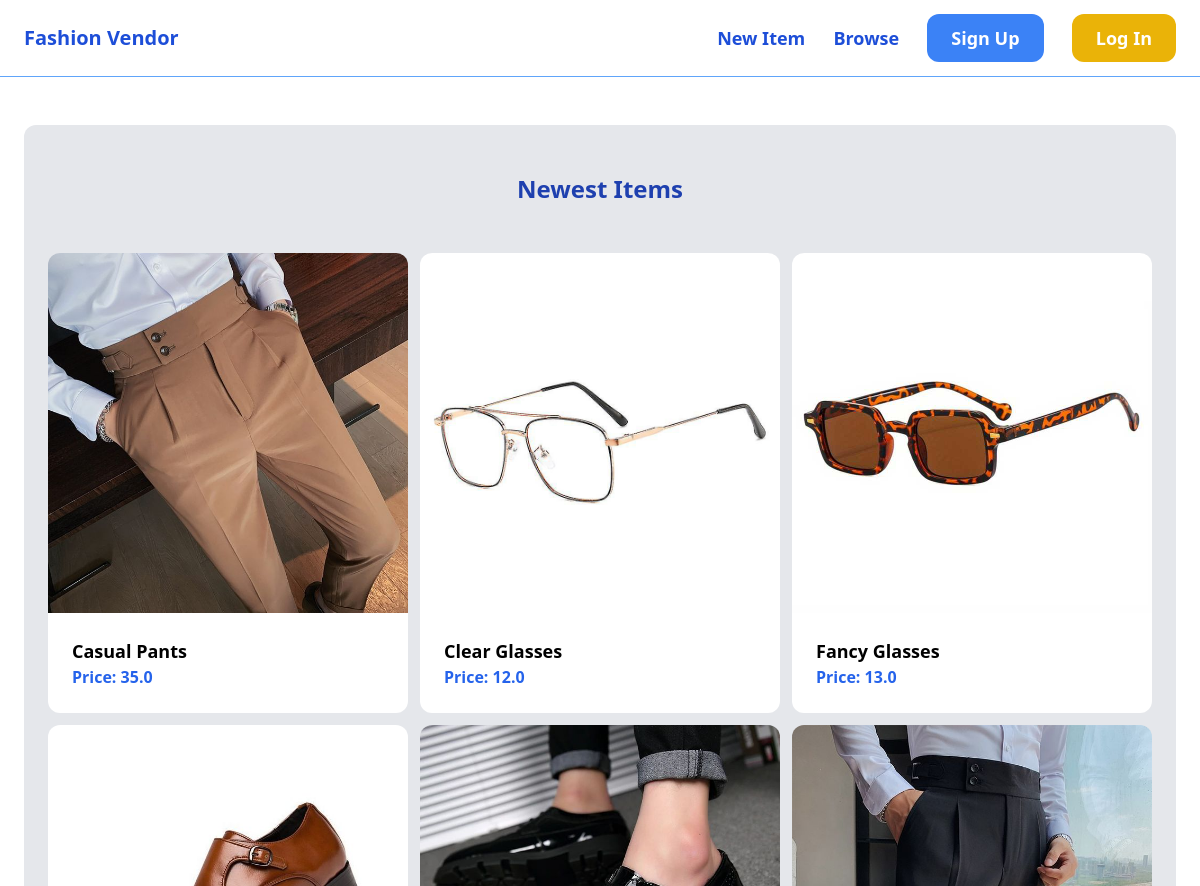
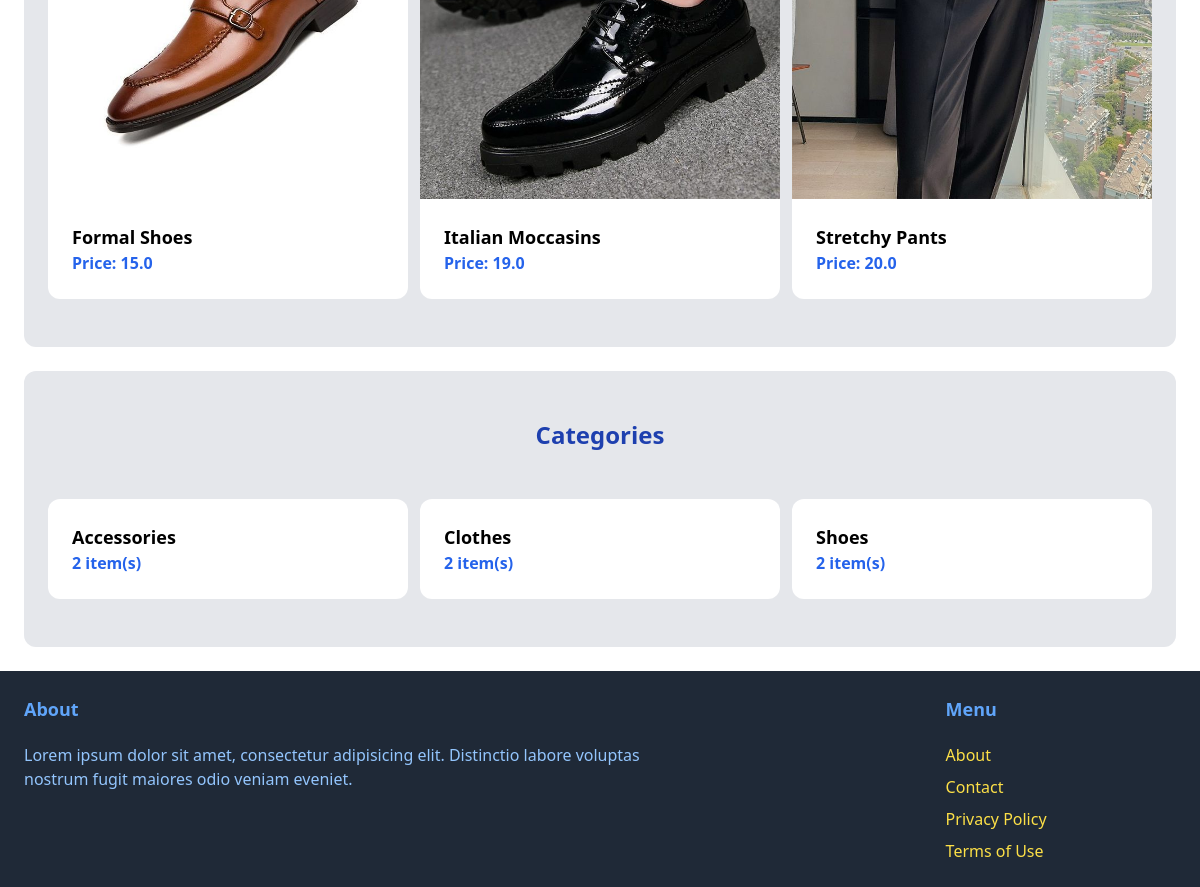
The app's page /, older data (2 pictures, top to bottom).
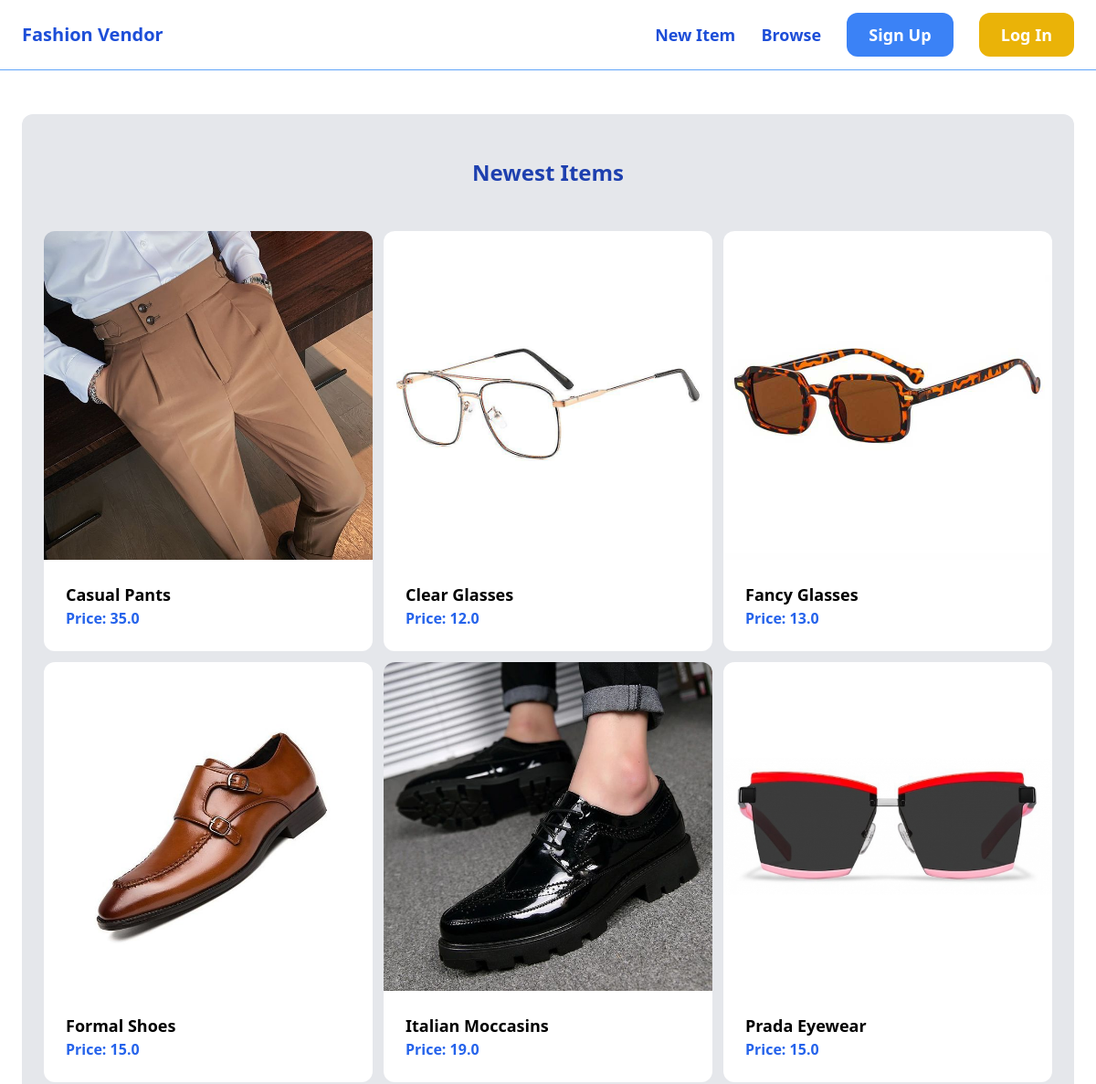
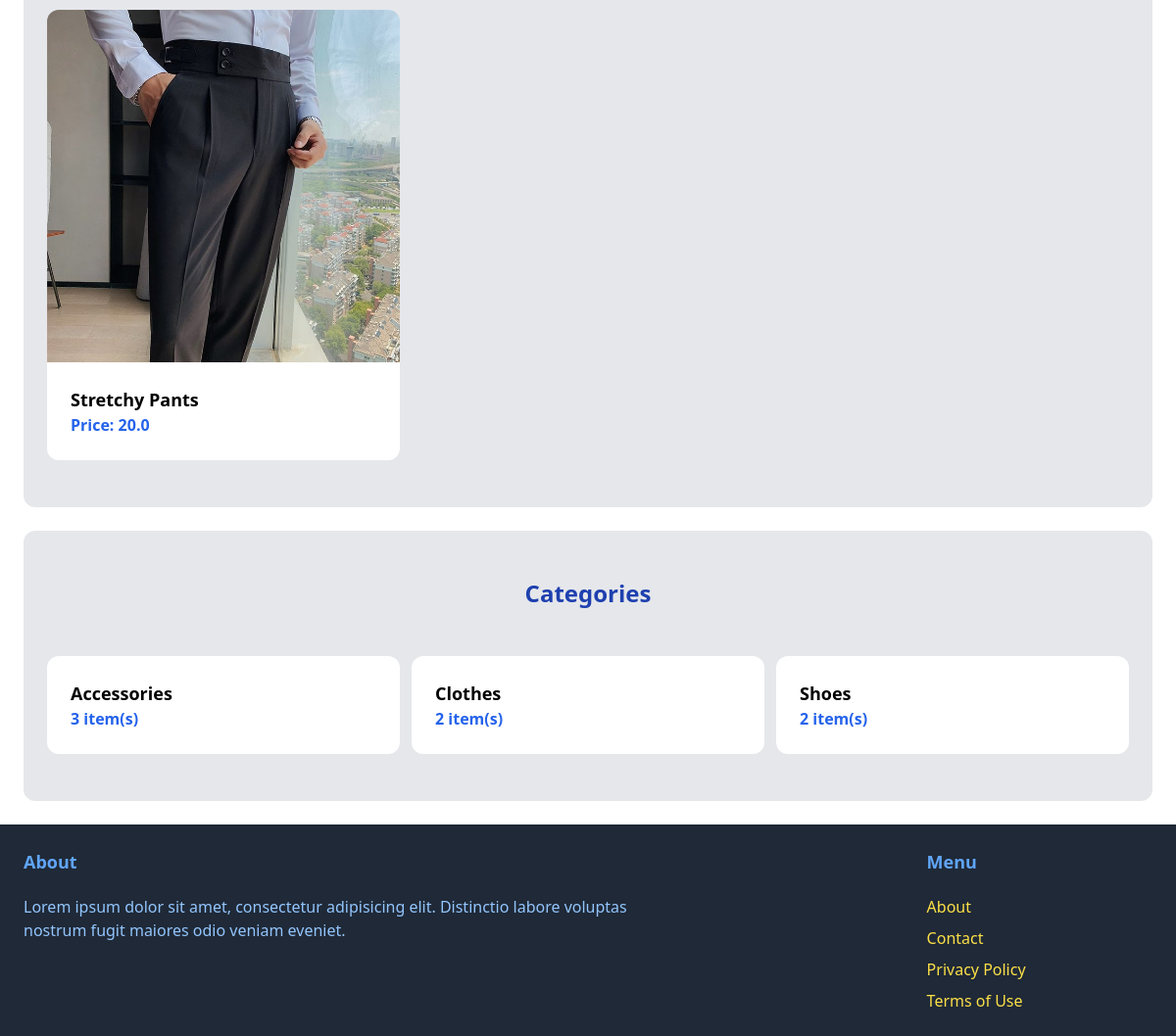
The same page, newer data (2 pictures, top to bottom).
### item/models.py (models this page shows, shortened)
class Item(models.Model):
    category = models.ForeignKey(Category, related_name="items", on_delete=models.CASCADE)
    name = models.CharField(max_length=255)
    description = models.TextField(blank=True, null=True)
    price = models.FloatField()
    image = models.ImageField(upload_to="item_images", blank=True, null=True)
    is_sold = models.BooleanField(default=False)
    created_by = models.ForeignKey(User, related_name="items", on_delete=models.CASCADE)
    created_at = models.DateTimeField(auto_now_add=True)
    class Meta:
        ordering = ("name",)

class Category(models.Model):
    name = models.CharField(max_length=255)
    class Meta:
        ordering = ("name",)
        verbose_name_plural = "Categories"

### core/views.py (the view)
# urls.py: path("", views.index, name="index"),
def index(request):
    items = Item.objects.filter(is_sold=False)
    categories = Category.objects.all()
    return render(
        request, "core/index.html", {"items": items, "categories": categories}
    )

### core/templates/core/index.html (shortened to what this page needs)
{%  extends "core/base.html" %}
{% block content %}
    <div class="mt-6 px-6 py-12 bg-gray-200 rounded-xl">
        <h2 class="mb-12 text-2xl text-blue-800 text-center font-semibold">Newest Items</h2>
        <div class="grid grid-cols-3 gap-3">
            {% for item in items %}
                <div>
                    <a href="{% url 'item:detail' item.id %}">
                        <div>
                            <img src="{{ item.image.url }}" class="rounded-t-xl">
                        </div>
                        <div class="p-6 bg-white rounded-b-xl">
                            <h2 class="text-lg font-semibold">{{ item.name }}</h2>
                            <p class="text-blue-600 font-semibold">Price: {{ item.price }}</p>
                        </div>
                    </a>
                </div>
            {% endfor %}
        </div>
    </div>
    <div class="mt-6 px-6 py-12 bg-gray-200 rounded-xl">
        <h2 class="mb-12 text-2xl text-blue-800 text-center font-semibold">Categories</h2>
        <div class="grid grid-cols-3 gap-3">
            {% for category in categories %}
                <div>
                    <a href="#">
                        <div class="p-6 bg-white rounded-xl">
                            <h2 class="text-lg font-semibold">{{ category.name }}</h2>
                            <p class="text-blue-600 font-semibold">{{ category.items.count }} item(s)</p>
                        </div>
                    </a>
                </div>
            {% endfor %}
        </div>
    </div>
{% endblock %}

Row changes from the older to the newer data that the page shows:
added Item: image (picture), name "Prada Eyewear", price "15.0"
computed for Category "Accessories": items.count "2" → "3"
